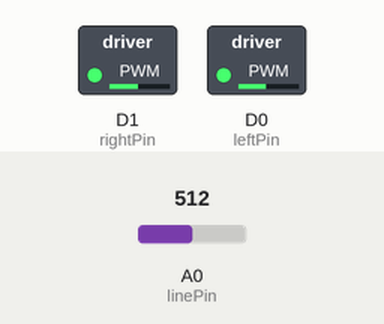
The sketch below on a simulated ESP8266 (NodeMCU). Parts: switched loads named in the sketch (green lamp = pin HIGH). Dashed ring = blinking. The test bench sets the inputs (shaded band); at power-on: A0 (linePin) = 512.

Above: at 1.2 s.
1.3 s: A0 (linePin) set to 984
2.8 s: A0 (linePin) set to 1016
At 3.5 s:
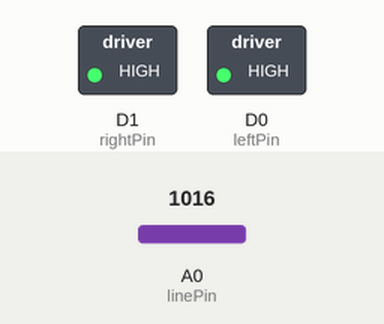
5.8 s: A0 (linePin) set to 990
At 7.4 s:
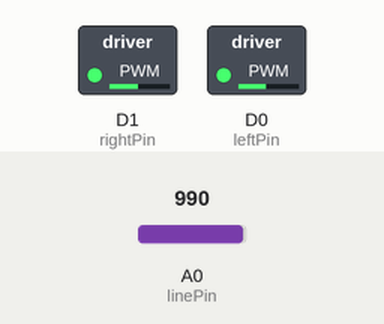
8.2 s: A0 (linePin) set to 1010
At 8.4 s:
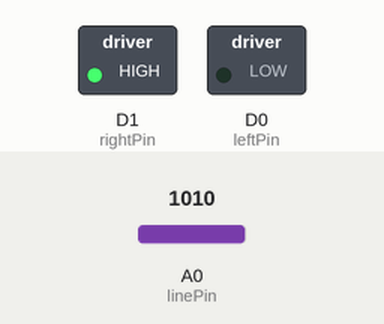
Timing chart, 0 to 12.2 s (numbered marks = the images above; inputs shaded):
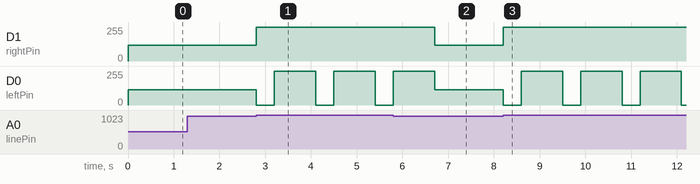

Measured:
- the behaviour switches between 1000 and 1001 on A0 (linePin) (found by bisection; images 0 and 1)
- after the input at 1.3 s, every drawn part: stays the same
- after the input at 2.8 s, D1 (rightPin): 120/255 → 255/255 at once; D0 (leftPin): alternates 255/255 for 0.90 s and 0/255 for 0.40 s, starting at once
- after the input at 5.8 s, D1 (rightPin): 255/255 → 120/255 after 0.90 s
- after the input at 8.2 s, D1 (rightPin): 120/255 → 255/255 at once; D0 (leftPin): alternates 255/255 for 0.90 s and 0/255 for 0.40 s, starting at once

The sketch:

SumoBotFirmware.ino
```cpp
#define lineThresh 1000     //lowest value from line sensor that is definitely a line
#define speed 255           //speed used when manuvering
#define rotateTime 400      //ms, time for robot to turn around
#define forwardTime 900     //ms, time for robot to go forward after turning
#define cruiseSpeed 120     //speed used when looking for line

int leftPin = D0;           //pin of left motor
int rightPin = D1;          //pin of right motor
int linePin = A0;           //pin for line sensor

void setup() {
    //set mode of all the pins
    pinMode(leftPin, OUTPUT);
    pinMode(rightPin, OUTPUT);
    pinMode(linePin, INPUT);
}

void loop() {
    //check if the line sensor sees the line
    if (analogRead(linePin) > lineThresh) {
        //if the line is seen, make the robot turn around
        analogWrite(leftPin, 0);
        analogWrite(rightPin, speed);
        delay(rotateTime);

        //also, go forward after turning so the robot definitely gets inside the arena
        analogWrite(leftPin, speed);
        analogWrite(rightPin, speed);
        delay(forwardTime);
    } else {
        //if the line is not seen, move the robot forward
        analogWrite(leftPin, cruiseSpeed - 5);
        analogWrite(rightPin, cruiseSpeed);
    }

}
```
